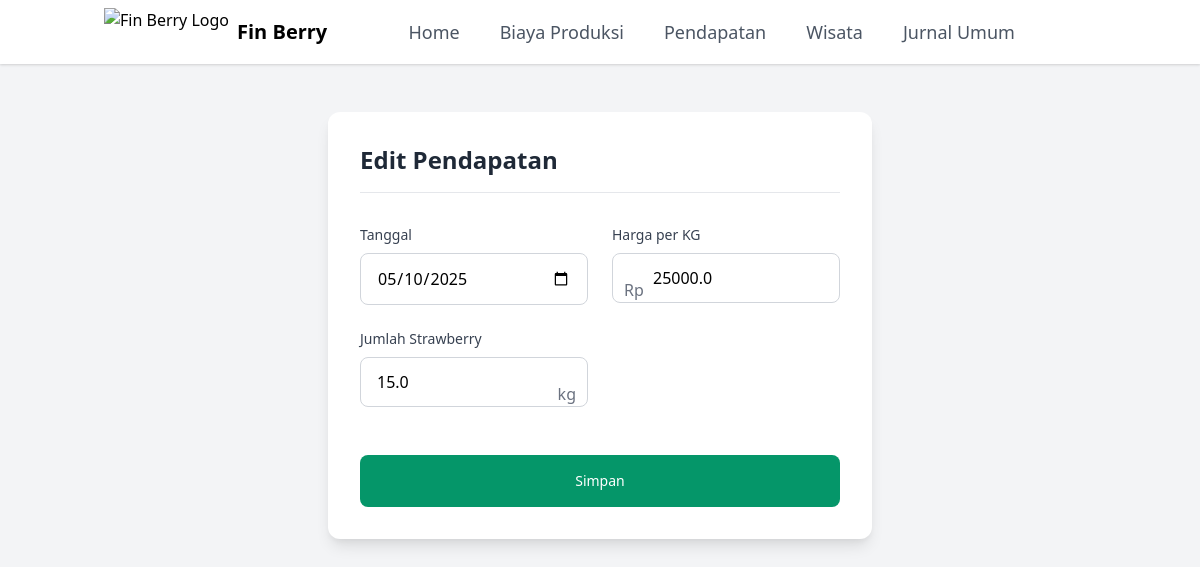
The page /revenue/edit/1 on the database its author committed.
### models.py (models this page shows)
class Revenue(db.Model):
    id = db.Column(db.Integer, primary_key=True)
    date = db.Column(db.Date, nullable=False)
    price_per_kg = db.Column(db.Float, nullable=False)
    strawberry_amount = db.Column(db.Float, nullable=False)

### app.py (the view, shortened to what this page needs)
@app.route('/revenue/edit/<int:id>', methods=['GET', 'POST'])
def revenue_edit(id):
    item = Revenue.query.get_or_404(id)
    return render_template('revenue_form.html', item=item)

### templates/revenue_form.html
{% extends 'base.html' %} {% block content %}
<div class="max-w-xl mx-auto px-4 py-8">
  <div class="bg-white rounded-xl shadow-lg p-8">
    <h1 class="text-2xl font-bold text-gray-800 mb-8 border-b pb-4">
      {{ 'Edit' if item else 'Tambah' }} Pendapatan
    </h1>
    <form method="post" class="space-y-6">
      <div class="grid grid-cols-1 md:grid-cols-2 gap-6">
        <div class="space-y-2">
          <label class="block text-sm font-medium text-gray-700">Tanggal</label>
          <input
            type="date"
            name="date"
            value="{{ item.date.strftime('%Y-%m-%d') if item else '' }}"
            class="w-full px-4 py-3 border border-gray-300 rounded-lg focus:ring-2 focus:ring-blue-500 focus:border-blue-500 transition-all"
            required
          />
        </div>
        <div class="space-y-2">
          <label class="block text-sm font-medium text-gray-700"
            >Harga per KG</label
          >
          <div class="relative">
            <span class="absolute left-3 top-1/2 -translate-y-1/2 text-gray-500"
              >Rp</span
            >
            <input
              type="number"
              step="any"
              name="price_per_kg"
              value="{{ item.price_per_kg if item else '' }}"
              class="w-full pl-10 pr-4 py-3 border border-gray-300 rounded-lg focus:ring-2 focus:ring-blue-500 focus:border-blue-500 transition-all"
              required
            />
          </div>
        </div>
        <div class="space-y-2">
          <label class="block text-sm font-medium text-gray-700"
            >Jumlah Strawberry</label
          >
          <div class="relative">
            <input
              type="number"
              step="any"
              name="strawberry_amount"
              value="{{ item.strawberry_amount if item else '' }}"
              class="w-full px-4 py-3 border border-gray-300 rounded-lg focus:ring-2 focus:ring-blue-500 focus:border-blue-500 transition-all"
              required
            />
            <span
              class="absolute right-3 top-1/2 -translate-y-1/2 text-gray-500"
              >kg</span
            >
          </div>
        </div>
      </div>
      <div class="pt-6">
        <button
          type="submit"
          class="w-full bg-green-600 hover:bg-green-700 text-white px-6 py-4 rounded-lg transition-colors font-medium text-sm"
        >
          Simpan
        </button>
      </div>
    </form>
  </div>
</div>
{% endblock %}

### rows shown on the page
Revenue: date "05/10/2025", price_per_kg "25000.0", strawberry_amount "15.0"

### other values the page prints
{{ 'Edit' if item else 'Tambah' }} "Edit"
